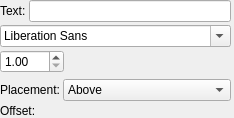
       <widget class="QWidget" name="beginWidget" native="true">
        <property name="enabled">
         <bool>true</bool>
        </property>
        <property name="sizePolicy">
         <sizepolicy hsizetype="Expanding" vsizetype="Preferred">
          <horstretch>0</horstretch>
          <verstretch>0</verstretch>
         </sizepolicy>
        </property>
        <layout class="QGridLayout" name="gridLayout_2">
         <property name="leftMargin">
          <number>0</number>
         </property>
         <property name="topMargin">
          <number>0</number>
         </property>
         <property name="rightMargin">
          <number>0</number>
         </property>
         <property name="bottomMargin">
          <number>0</number>
         </property>
         <property name="spacing">
          <number>3</number>
         </property>
         <item row="7" column="1">
          <widget class="Ms::OffsetSelect" name="beginTextOffset" native="true">
           <property name="sizePolicy">
            <sizepolicy hsizetype="Expanding" vsizetype="Preferred">
             <horstretch>0</horstretch>
             <verstretch>0</verstretch>
            </sizepolicy>
           </property>
           <property name="accessibleName">
            <string>Offset</string>
           </property>
          </widget>
         </item>
         <item row="0" column="2">
          <widget class="Ms::ResetButton" name="resetBeginText" native="true">
           <property name="sizePolicy">
            <sizepolicy hsizetype="Fixed" vsizetype="Preferred">
             <horstretch>0</horstretch>
             <verstretch>0</verstretch>
            </sizepolicy>
           </property>
           <property name="accessibleName">
            <string>Reset 'Text' value</string>
           </property>
          </widget>
         </item>
         <item row="3" column="0" colspan="2">
          <widget class="QFontComboBox" name="beginFontFace">
           <property name="sizePolicy">
            <sizepolicy hsizetype="Expanding" vsizetype="Fixed">
             <horstretch>0</horstretch>
             <verstretch>0</verstretch>
            </sizepolicy>
           </property>
           <property name="minimumSize">
            <size>
             <width>150</width>
             <height>0</height>
            </size>
           </property>
           <property name="accessibleName">
            <string>Font face</string>
           </property>
          </widget>
         </item>
         <item row="4" column="2">
          <widget class="Ms::ResetButton" name="resetBeginFontStyle" native="true">
           <property name="sizePolicy">
            <sizepolicy hsizetype="Fixed" vsizetype="Preferred">
             <horstretch>0</horstretch>
             <verstretch>0</verstretch>
            </sizepolicy>
           </property>
           <property name="accessibleName">
            <string>Reset 'Font style' values</string>
           </property>
          </widget>
         </item>
         <item row="6" column="2">
          <widget class="Ms::ResetButton" name="resetBeginTextPlacement" native="true">
           <property name="sizePolicy">
            <sizepolicy hsizetype="Fixed" vsizetype="Preferred">
             <horstretch>0</horstretch>
             <verstretch>0</verstretch>
            </sizepolicy>
           </property>
           <property name="accessibleName">
            <string>Reset 'Placement' value</string>
           </property>
          </widget>
         </item>
         <item row="7" column="2">
          <widget class="Ms::ResetButton" name="resetBeginTextOffset" native="true">
           <property name="sizePolicy">
            <sizepolicy hsizetype="Fixed" vsizetype="Preferred">
             <horstretch>0</horstretch>
             <verstretch>0</verstretch>
            </sizepolicy>
           </property>
           <property name="accessibleName">
            <string>Reset 'Offset' values</string>
           </property>
          </widget>
         </item>
         <item row="6" column="1">
          <widget class="QComboBox" name="beginTextPlacement">
           <property name="sizePolicy">
            <sizepolicy hsizetype="Expanding" vsizetype="Fixed">
             <horstretch>0</horstretch>
             <verstretch>0</verstretch>
            </sizepolicy>
           </property>
           <property name="accessibleName">
            <string>Placement</string>
           </property>
           <item>
            <property name="text">
             <string>Above</string>
            </property>
           </item>
           <item>
            <property name="text">
             <string>Below</string>
            </property>
           </item>
          </widget>
         </item>
         <item row="5" column="0" colspan="2">
          <widget class="Ms::AlignSelect" name="beginTextAlign" native="true">
           <property name="sizePolicy">
            <sizepolicy hsizetype="Expanding" vsizetype="Preferred">
             <horstretch>0</horstretch>
             <verstretch>0</verstretch>
            </sizepolicy>
           </property>
           <property name="toolTip">
            <string>Text alignment</string>
           </property>
           <property name="accessibleName">
            <string>Alignment</string>
           </property>
          </widget>
         </item>
         <item row="3" column="2">
          <widget class="Ms::ResetButton" name="resetBeginFontFace" native="true">
           <property name="sizePolicy">
            <sizepolicy hsizetype="Fixed" vsizetype="Preferred">
             <horstretch>0</horstretch>
             <verstretch>0</verstretch>
            </sizepolicy>
           </property>
           <property name="accessibleName">
            <string>Reset 'Font face' value</string>
           </property>
          </widget>
         </item>
         <item row="4" column="0" colspan="2">
          <layout class="QHBoxLayout" name="horizontalLayout_2">
           <item>
            <widget class="QDoubleSpinBox" name="beginFontSize">
             <property name="accessibleName">
              <string>Font size</string>
             </property>
             <property name="minimum">
              <double>1.000000000000000</double>
             </property>
             <property name="maximum">
              <double>512.000000000000000</double>
             </property>
            </widget>
           </item>
           <item>
            <widget class="Ms::ResetButton" name="resetBeginFontSize" native="true">
             <property name="sizePolicy">
              <sizepolicy hsizetype="Fixed" vsizetype="Preferred">
               <horstretch>0</horstretch>
               <verstretch>0</verstretch>
              </sizepolicy>
             </property>
             <property name="accessibleName">
              <string>Reset 'Font size' value</string>
             </property>
            </widget>
           </item>
           <item>
            <spacer name="horizontalSpacer">
             <property name="orientation">
              <enum>Qt::Horizontal</enum>
             </property>
             <property name="sizeHint" stdset="0">
              <size>
               <width>0</width>
               <height>0</height>
              </size>
             </property>
            </spacer>
           </item>
           <item>
            <widget class="Ms::FontStyleSelect" name="beginFontStyle" native="true">
             <property name="accessibleName">
              <string>Font style</string>
             </property>
            </widget>
           </item>
          </layout>
         </item>
         <item row="6" column="0">
          <widget class="QLabel" name="label_2">
           <property name="text">
            <string>Placement:</string>
           </property>
           <property name="alignment">
            <set>Qt::AlignLeading|Qt::AlignLeft|Qt::AlignVCenter</set>
           </property>
           <property name="buddy">
            <cstring>beginTextPlacement</cstring>
           </property>
          </widget>
         </item>
         <item row="5" column="2">
          <widget class="Ms::ResetButton" name="resetBeginTextAlign" native="true">
           <property name="sizePolicy">
            <sizepolicy hsizetype="Fixed" vsizetype="Preferred">
             <horstretch>0</horstretch>
             <verstretch>0</verstretch>
            </sizepolicy>
           </property>
           <property name="accessibleName">
            <string>Reset 'Alignment' values</string>
           </property>
          </widget>
         </item>
         <item row="7" column="0">
          <widget class="QLabel" name="label_3">
           <property name="sizePolicy">
            <sizepolicy hsizetype="Fixed" vsizetype="Preferred">
             <horstretch>0</horstretch>
             <verstretch>0</verstretch>
            </sizepolicy>
           </property>
           <property name="text">
            <string>Offset:</string>
           </property>
           <property name="alignment">
            <set>Qt::AlignLeading|Qt::AlignLeft|Qt::AlignVCenter</set>
           </property>
           <property name="buddy">
            <cstring>beginTextOffset</cstring>
           </property>
          </widget>
         </item>
         <item row="0" column="0" colspan="2">
          <layout class="QHBoxLayout" name="horizontalLayout_6">
           <item>
            <widget class="QLabel" name="label">
             <property name="text">
              <string>Text:</string>
             </property>
             <property name="alignment">
              <set>Qt::AlignLeading|Qt::AlignLeft|Qt::AlignVCenter</set>
             </property>
             <property name="buddy">
              <cstring>beginText</cstring>
             </property>
            </widget>
           </item>
           <item>
            <widget class="QLineEdit" name="beginText">
             <property name="sizePolicy">
              <sizepolicy hsizetype="Expanding" vsizetype="Fixed">
               <horstretch>0</horstretch>
               <verstretch>0</verstretch>
              </sizepolicy>
             </property>
             <property name="accessibleName">
              <string>Begin text</string>
             </property>
            </widget>
           </item>
          </layout>
         </item>
        </layout>
       </widget>
